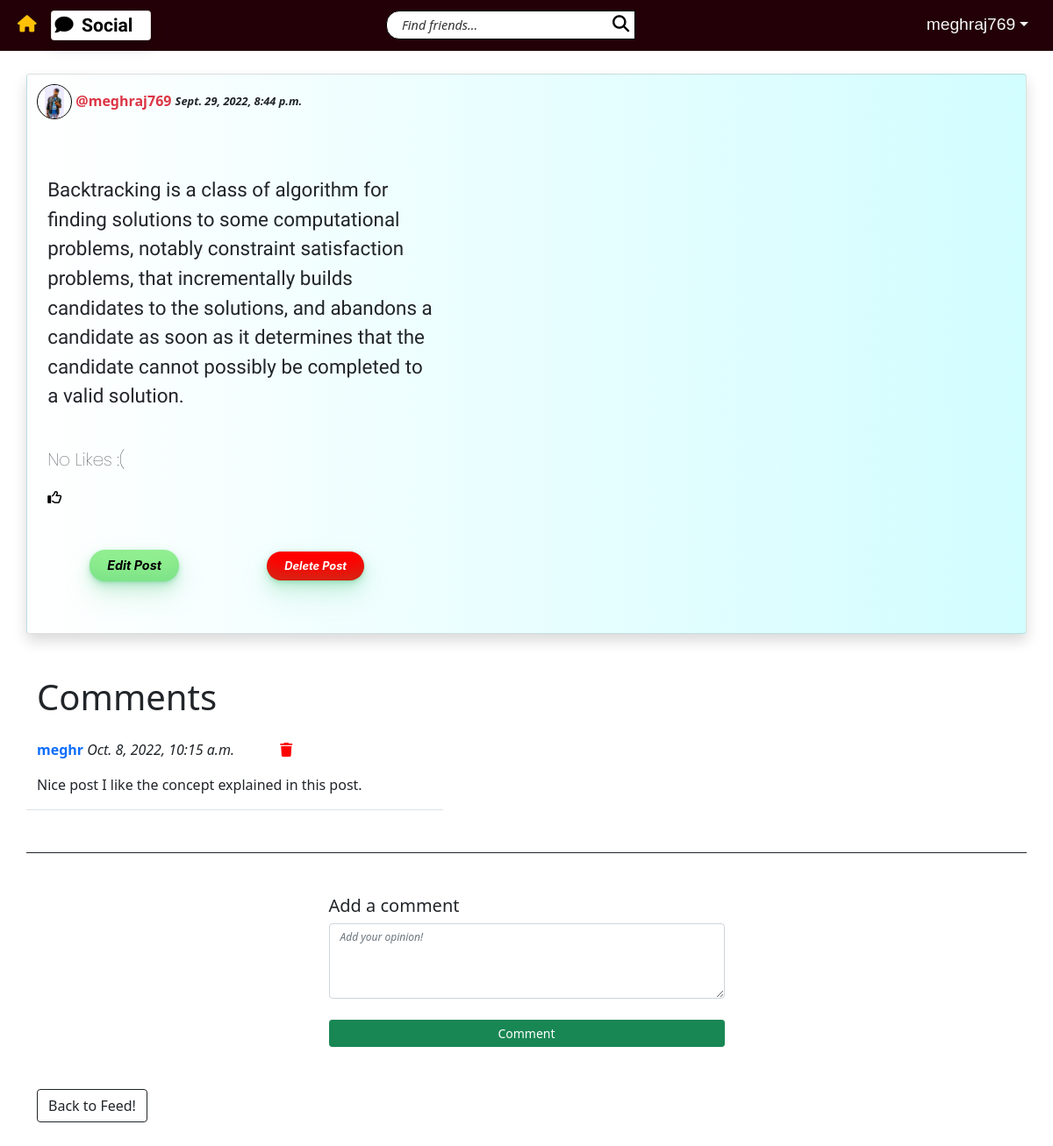
The page /social/post/12/ (signed in) on the database as committed earlier.
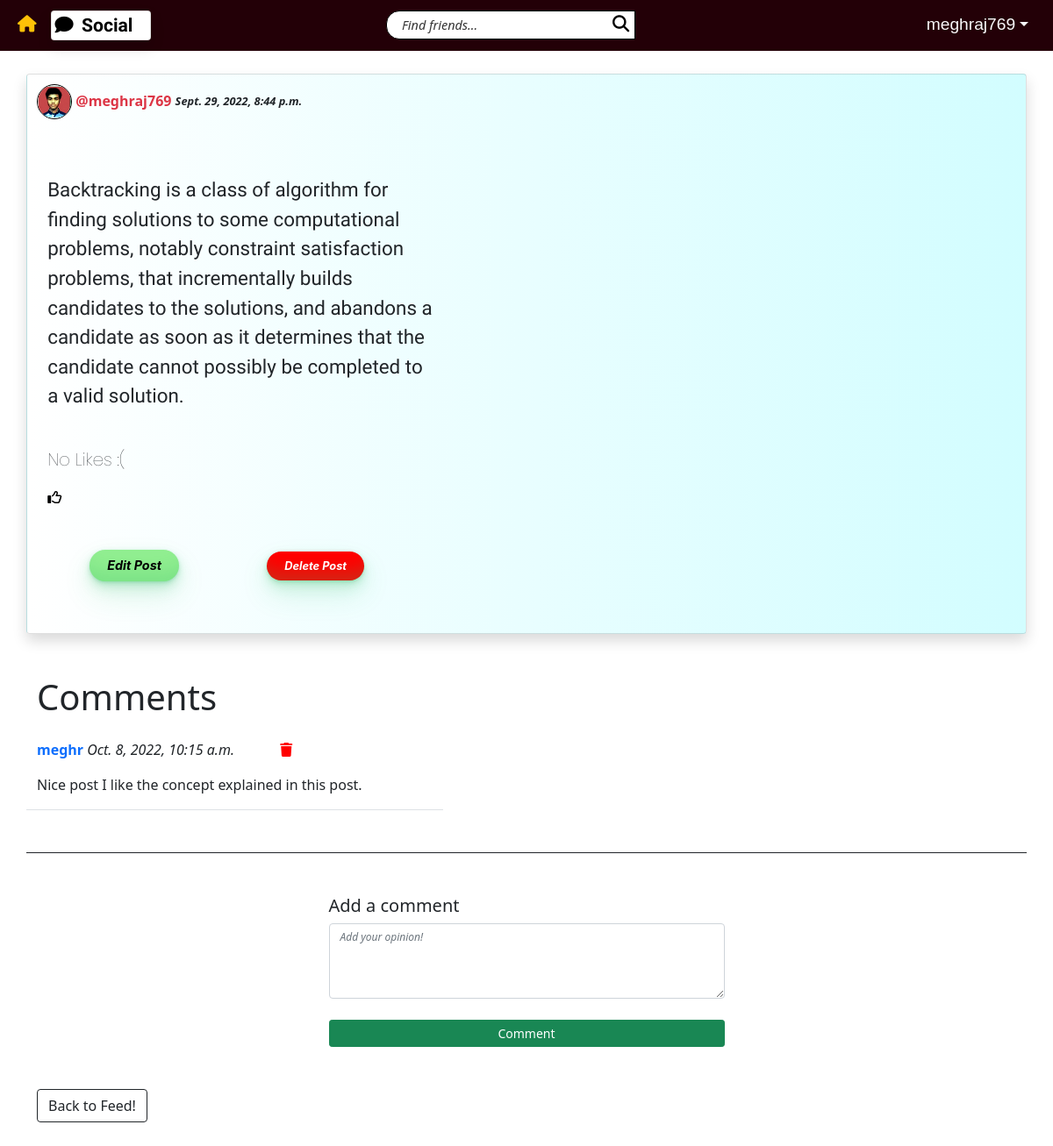
The same page on the database as committed later.
### main/models.py (models this page shows, shortened)
class Post(models.Model):
    body = models.TextField()
    created_on = models.DateTimeField(default=timezone.now)
    author = models.ForeignKey(User, on_delete=models.CASCADE)
    likers = models.ManyToManyField(User, blank=True, related_name='likers')
    does_like = models.BooleanField(default=False)
    likes = 0
    @property
    def returnlikes(self):
        likes = len(self.likers.all())
        if likes==0:
            return 'No Likes :('
        if likes==1:
            return '1 Like!'
        return str(likes)+' Likes!'

class UserProfile(models.Model):
    user = models.OneToOneField(User, primary_key = True, on_delete=models.CASCADE, verbose_name='user', related_name='profile')
    name = models.CharField(max_length=30, blank=True, null=True)
    bio = models.TextField(max_length=300, null=True, blank=True)
    birth_date = models.DateField(null=True)
    picture = models.ImageField(blank=True, null=True, default='uploads/profile_pictures/default.jpg', upload_to='uploads/profile_pictures')
    followers = models.ManyToManyField(User, blank=True, related_name='followers')

### main/views.py (the view, shortened to what this page needs)
# urls.py: path('post/<int:pk>/', PostDetailView.as_view(), name='post_detail'),
class PostDetailView(LoginRequiredMixin, View):
	def get(self, request, pk, *args, **kwargs):
		post = Post.objects.get(pk=pk)
		form = CommentForm()
		comments = Comment.objects.filter(post=post).order_by('-created_on')
		user_likers = post.likers.all()
		likes = len(user_likers)
		liking = request.user in user_likers
		context = {
			'post' : post,
			'form': form,
			'comments' : comments,
			'likes' : likes,
			'liking' : liking,
		}
		return render(request, 'main/post_detail.html', context)

### main/forms.py
class CommentForm(forms.ModelForm):
    comment = forms.CharField(
        label='',
        widget=forms.Textarea(attrs={
            'rows': 3,
            'placeholder': 'Add your opinion!',
        })
    )
    class Meta:
        model = Comment
        fields = ['comment']

### main/templates/main/post_detail.html (shortened to what this page needs)
{% extends 'landing/base.html' %}
{% load crispy_forms_tags %}
{% block content %}
<div class="container">
    <div class="row mt-5 mb-5 card shadow pop-up">
        <div class="author-time mb-3">
            <a href="{% url 'profile' post.author.profile.pk %}" class="text-danger">
            <img src="{{post.author.profile.picture.url}}" class="dp-mini">
                @{{post.author}}
            </a>
            <span class="create-time">{{post.created_on}}</span>
        </div>
        <div class="post-body mt-5 col-md-5 col-sm-12">
            <p>{{ post.body }}</p>
        </div>
        <p class="user-name mt-4 fs fs-5">{{post.returnlikes}}</p>
        {% if liking %}
        <form action="{% url 'unlike' post.pk %}" method="POST">
            {% csrf_token %}
            <button class="like-btn"><i class="fa-solid fa-thumbs-up text-primary"></i></button>
        </form>
        {% else %}
        <form action="{% url 'like' post.pk %}" method="POST">
            <button class="like-btn"><i class="fa-regular fa-thumbs-up"></i></button>
        </form>
        {% endif %}
        <div class="col-md-7 col-sm-12">
            {% if request.user == post.author %}
                <a href="{% url 'post_edit' post.pk %}" class="button-33 m-5">Edit Post</a>
                <a href="{% url 'post_delete' post.pk %}" class="button-786 m-5">Delete Post</a>
            {% endif %}
        </div>
    </div>
    <h1>Comments</h1>
    {% for comment in comments %}
    <div class="row mt-4">
        <div class="col-md-5 col-sm-12 border-bottom position-relative">
            <p>
                <a href="{% url 'profile' comment.author.pk %}" class="text-primary"><strong>{{comment.author}}</strong></a>
                <i>{{comment.created_on}}</i>
                {% if request.user == comment.author or request.user == post.author %}
                <a class="m-5" href="{% url 'comment_delete' post.pk comment.pk %}"><i style="color: red;" class="fa-sharp fa-solid fa-trash"></i></a>
                {% endif %}
            </p>
            <p>{{ comment.comment }}</p>
        </div>
    </div>
    {% endfor %}
    <div class="row justify-content-center mt-5 pt-5 border-dark border-top">
        <div class="col-md-5 col-sm-12">
            <h5>Add a comment</h5>
            <form method="POST">
                {{ form | crispy }}
                <div class="d-grid gap-2 mt-4">
                    <button class="btn btn-sm btn-success" type="submit">Comment</button>
                </div>
            </form>
        </div>
    </div>
    <a href="{% url 'post_list' %}" class="btn btn-outline-dark mb-5 mt-5 ms-auto">Back to Feed!</a>
</div>
{% endblock %}

Rows that differ between the two databases and show on the page:
changed through a linked row, Post "No Likes :(": author.profile.picture: a different picture
